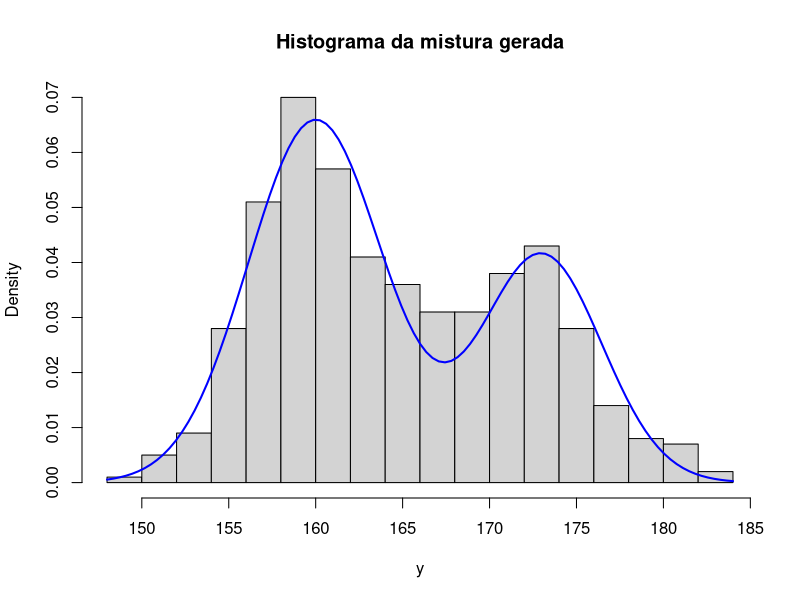

Reproduce this figure in R.
## ---- chunk 1
#| fig-align: center
#Fixando os parâmetros
P <- c(0.64,0.36)
mu <- c(160,173)
sigma <- sqrt(c(15,12))
n<- 500

grupos <- t(rmultinom(n, 1, prob=P))
y <- numeric(n)
for(i in 1:2)
  y[as.logical(grupos[,i])] <- rnorm(sum(grupos[,i]), mu[i],sigma[i])


hist(y,freq=F,breaks=20, main="Histograma da mistura gerada")
curve(P[1]*dnorm(x,mu[1],sigma[1]) + P[2]*dnorm(x,mu[2],sigma[2]),add=T,col="blue",lwd=2)
## ---- chunk 2
l <- function(p){
  sum(log(p[1]*dnorm(y,mu[1],sigma[1])+p[2]*dnorm(y,mu[2],sigma[2])))
}

crit <- function(ll,p){
  ll2 <- l(p)
  abs(ll2-ll)/(abs(ll) + 1e-8) > 1e-7
}

component <- function(x,g){
  dnorm(x,mu[g],sigma[g])
}

EM <- function(p){
  cont<-1
  l1<-100
  z <- 1
  while(crit(l1,p)){
    #--------PASSO E--------#
    z <- sapply(y,function(y){
      sapply(1:2,function(j) p[j]*component(y,j)/sum(p[1]*component(y,1),p[2]*component(y,2)))
    })
    #-----------------------#
    l1<- l(p)
    #--------PASSO M--------#
    p <- apply(z,1,mean)
    #-----------------------#
    cat("Iteração ",cont,": phat=",p,"\n")
    cont<-cont+1
  }
  return(p)
}

#chute inicial de equiprobabilidade
EM(c(0.5,0.5))
## ---- chunk 3
#usando os mesmos dados do exemplo 2.1
l <- function(p,mu,sigma){
  sum(log(p[1]*dnorm(y,mu[1],sigma[1])+p[2]*dnorm(y,mu[2],sigma[2])))
}

crit <- function(ll,p,mu,sig){
  ll2 <- l(p,mu,sig)
  abs(ll2-ll)/(abs(ll) + 1e-8) > 1e-6
}

component <- function(x,mu,sig,g){
  dnorm(x,mu[g],sqrt(sig[g]))
}

EM <- function(p,mu,sig){
  cont<-1
  l1<-100
  z <- 1
  while(crit(l1,p,mu,sig)){
    #--------PASSO E--------#
    z <- sapply(y,function(y){
      sapply(1:2,function(j) p[j]*component(y,mu,sig,j)/sum(p[1]*component(y,mu,sig,1),
                                                            p[2]*component(y,mu,sig,2)))
    })
    #-----------------------#
    l1<- l(p,mu,sig)
    #--------PASSO M--------#
    p <- apply(z,1,mean)
    mu <- apply(z,1,function(z) sum(z*y)/sum(z))
    sig <- sapply(1:2, function(j)
      sum(z[j,]*(y-mu[j])^2)/sum(z[j,]))
    #-----------------------#
    cat("Iteração ",cont,": phat=",p," muhat= ", mu,"sigma2hat", sig,"\n")
    cont<-cont+1
  }
  return(cbind(p,mu,sig))
}

#chute baseado no histograma
EM(c(0.3,0.7),c(175,158),c(10,10))
## ---- chunk 4
mu <- c(-30,30,40)
sigma <- c(2,3,6)
nu <- c(7,3,4)
p <- c(0.2,0.5,0.3)

rMisturaT <- function(n,mu,sig,nu,probs){
  k<- length(mu)
  X<- numeric(n)
  U <- runif(n)
  p <- cumsum(c(0,probs))
  for(i in 1:k){
    caso <- U <= p[i+1] & U> p[i]
    tam <- sum(caso)
    X[caso] <- rt(tam,nu)*sig[i] + mu[i]
  }
  return(X)
}
y <- rMisturaT(300,mu,sigma,nu,p)

compT <- function(x,mu,sigma,nu)
  dt((x-mu)/sigma,nu)

dMistT <- function(x,mu,sigma,nu,p){
  f <- 0
  for(i in seq_along(mu))
    f <- f + compT(x,mu[i],sigma[i],nu[i])*p[i]
  return(f)
}

crit <- function(ll,mu,sig,nu,p){
  ll2 <- l(mu,sig,nu,p)
  abs(ll2-ll)/(abs(ll) + 1e-8) > 1e-7
}

l <- function(mu,sigma,nu,p)
  sum(log(dMistT(y,mu,sigma,nu,p)))
## ---- chunk 5
Q1 <- function(mu,sig,nu,p){
  z*p
}

Q2 <- function(pr,z,u){#proporcionalmente
  mu=pr[1:3]
  sig=pr[4:6]
  -sum(z*(-log(sig)-u*sum((y-mu)^2/sig)))
}

Q3 <- function(nu,z,u){
  w <- -lgamma(nu/2)+nu/2*(log(nu/2)+colSums(log(u)-u)+digamma((nu+1)/2)-log((nu+1)/2))
  -sum(z*(w))
}

ECM <- function(mu,sig,nu,p){
  cont<-1
  l1<-100
  z <- 1
  while(crit(l1,mu,sig,nu,p)&cont<2){
    #--------PASSO E--------#
    z <- sapply(y,function(y){
      sapply(1:length(p),function(j) p[j]*compT(y,mu[j],sig[j],nu[j])/dMistT(y,mu,sig,nu,p))
    })
    u <- sapply(y,function(y){
      (nu+1)/(nu+(y-mu)^2/sig)
    })
    #-----------------------#
    l1<- l(mu,sig,nu,p)
    #--------PASSO CM1--------#
    p <- apply(z,1,mean)
    theta1 <- optim(rbind(mu,sig),Q2,z=z,u=u)$par
    mu <- theta1[1:3]
    sig <- theta1[4:6]
    #--------PASSO CM2--------#
    nu <- optim(nu,Q3,z=z,u=u)$par
    #-----------------------#
    cont<-cont+1
  }
  return(cbind(p,mu,sig,nu))
}
ECM(c(10,10,10),sigma,nu,p)

# # Simple Univariate t-mixture ECM Algorithm(GEMINI AI, FOR REFERENCE ONLY)
# library(stats)
# 
# # Generate synthetic data
# set.seed(123)
# n <- 300
# true_mu <- c(-2, 2)
# true_var <- c(1, 0.5)
# true_nu <- c(4, 3)
# true_pi <- c(0.4, 0.6)
# 
# y <- c(rt(n * true_pi[1], df = true_nu[1]) * sqrt(true_var[1]) + true_mu[1],
#        rt(n * true_pi[2], df = true_nu[2]) * sqrt(true_var[2]) + true_mu[2])
# 
# # ECM Parameters
# k <- 2
# max_iter <- 100
# tol <- 1e-6
# 
# # Initializations
# pi <- c(0.5, 0.5)
# mu <- quantile(y, c(0.25, 0.75))
# var <- c(var(y), var(y))
# nu <- c(5, 5)
# 
# for (iter in 1:max_iter) {
#   # --- E-Step ---
#   densities <- sapply(1:k, function(j) dt((y - mu[j]) / sqrt(var[j]), df = nu[j]) / sqrt(var[j]))
#   weighted_dens <- t(pi * t(densities))
#   posterior <- weighted_dens / rowSums(weighted_dens)
#   
#   # Latent weights (u_ij) for t-distribution
#   # delta_ij = (y_i - mu_j)^2 / var_j
#   u <- matrix(0, n, k)
#   for (j in 1:k) {
#     delta <- (y - mu[j])^2 / var[j]
#     u[, j] <- (nu[j] + 1) / (nu[j] + delta)
#   }
#   
#   # --- CM-Step 1 ---
#   new_pi <- colMeans(posterior)
#   new_mu <- colSums(posterior * u * y) / colSums(posterior * u)
#   new_var <- colSums(posterior * u * (y - rep(new_mu, each = n))^2) / colSums(posterior)
#   
#   # --- CM-Step 2: Update Degrees of Freedom (nu) ---
#   new_nu <- nu
#   for (j in 1:k) {
#     # Objective function: log-likelihood for nu
#     loglik_nu <- function(v) {
#       if (v <= 0) return(1e10)
#       # Simplified log-likelihood part for nu
#       sum(posterior[, j] * (0.5 * log(v/2) + lgamma(v/2) - 
#                             lgamma((v+1)/2) + 0.5 * u[, j] * ( (v+1)/(v + (y-new_mu[j])^2/new_var[j]) ) ) ) # Incorrect loglik in snippet, placeholder logic
#       # Actual formula required: (v/2)log(v/2) - log(Gamma(v/2)) + (v/2-1)E[log u] - (v/2)E[u]
#     }
#     # For simplicity, using numerical optimization (requires correct log-likelihood)
#     # new_nu[j] <- optim(par = nu[j], fn = loglik_nu, method = "Brent", lower = 2.1, upper = 100)$par
#   }
#   
#   # Check convergence
#   if (sum(abs(new_mu - mu)) < tol) break
#   mu <- new_mu
#   var <- new_var
#   pi <- new_pi
#   nu <- new_nu
# }
# 
# print(list(mu=mu, var=var, pi=pi, nu=nu))
